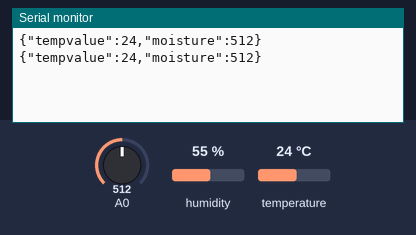
Recording of a sketch running on a simulated Arduino Uno, built with avr-gcc and run on an emulated ATmega328P. On the bench: the last lines printed to the serial monitor. The inputs (shaded band) are chosen by the test bench; at power-on: temperature 24 °C, A0 = 512, humidity 55 %.

Above: at 10.8 s.
10.9 s: temperature set to 12 °C
At 20.5 s:
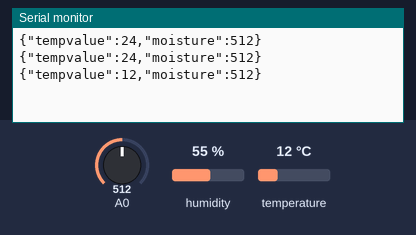
20.9 s: A0 set to 716
At 30.7 s:
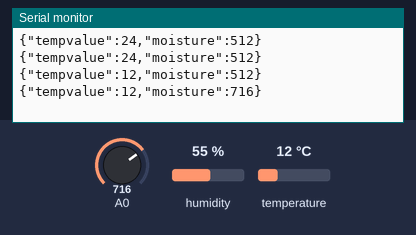
30.9 s: temperature set to 19 °C
At 40.7 s:
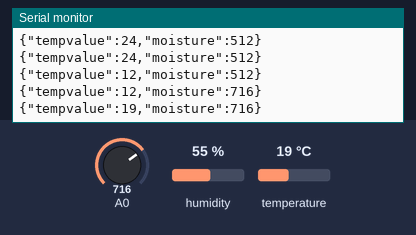
40.9 s: A0 set to 900
At 50.9 s:
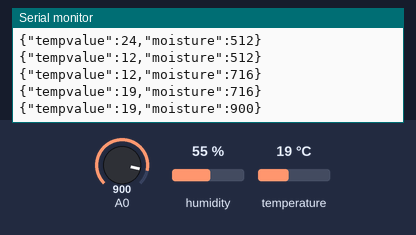
Timing chart, 0 to 51.9 s (numbered marks = the images above; inputs shaded):
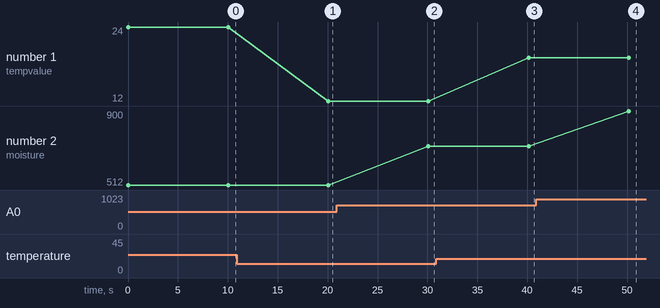

Measured:
- after the input at 10.9 s, the serial monitor: prints a new line after 9.2 s (image 1)
- after the input at 20.9 s, the serial monitor: prints a new line after 9.2 s (image 2)
- after the input at 30.9 s, the serial monitor: prints a new line after 9.2 s (image 3)
- after the input at 40.9 s, the serial monitor: prints a new line after 9.3 s (image 4)
- plotted number 1: 24 → 12 after the input at 10.9 s, 12 → 19 after the input at 30.9 s
- plotted number 2: 512 → 716 after the input at 20.9 s, 716 → 900 after the input at 40.9 s

The sketch:

sensor.ino
```cpp
#include "DHT.h"
#include <ArduinoJson.h>
#define DHTPIN 2
#define DHTTYPE DHT11
DHT dht(DHTPIN, DHTTYPE);

void setup() {
  Serial.begin(9600);
}

void loop() {
  float tempvalue = dht.readTemperature();  // 변수 t에 온도 값을 저장
  float moisture = analogRead(A0);  //토양수분센서값 읽기
  String jsondata = "";
  StaticJsonBuffer<200> jsonBuffer;
  JsonObject& object = jsonBuffer.createObject();
  object["tempvalue"] = tempvalue;
  object["moisture"] = moisture;
  object.printTo(jsondata); //String으로 변환
  Serial.println(jsondata);
  delay(10000);
}
```
